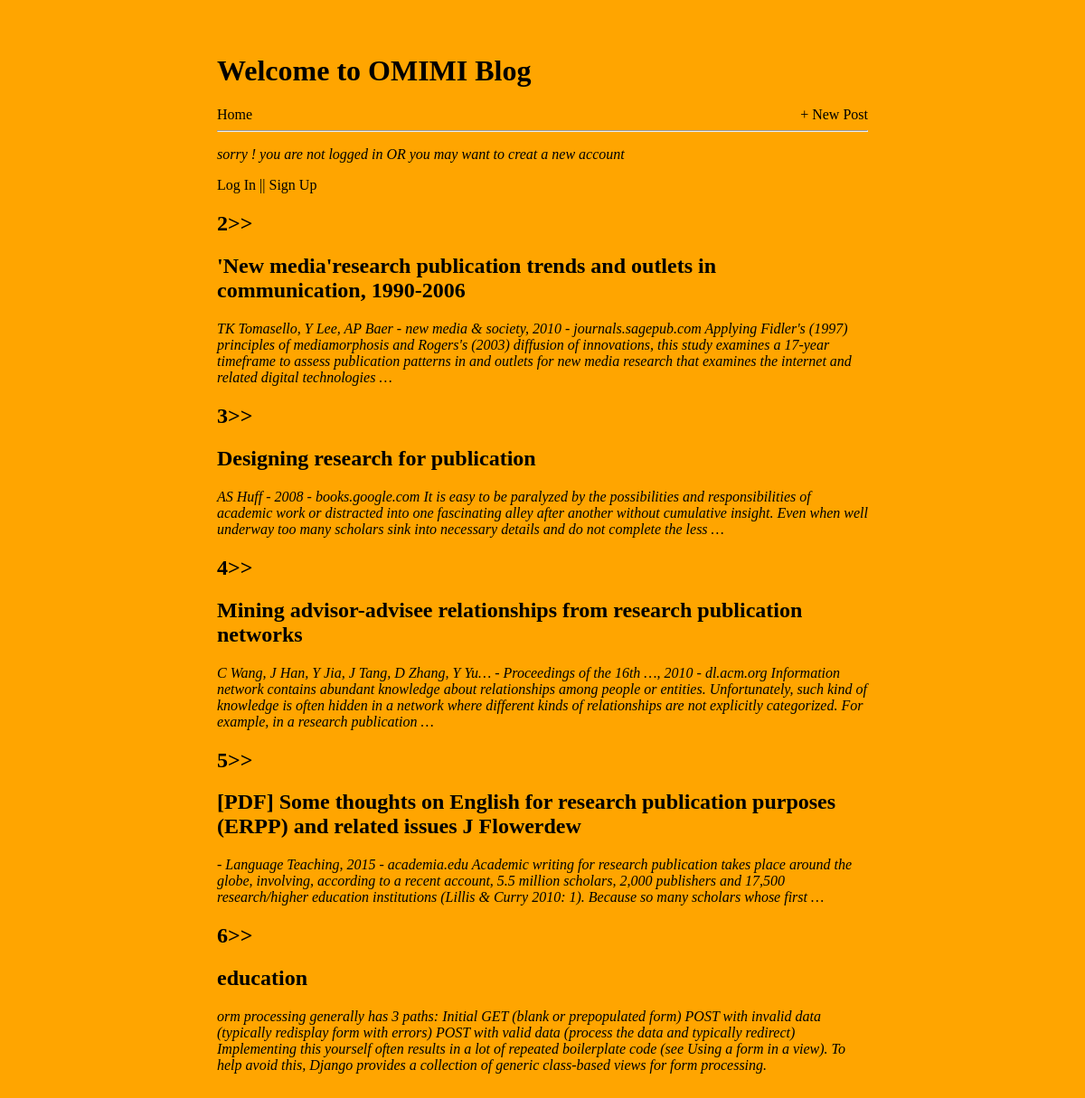
The app's page /, older data.
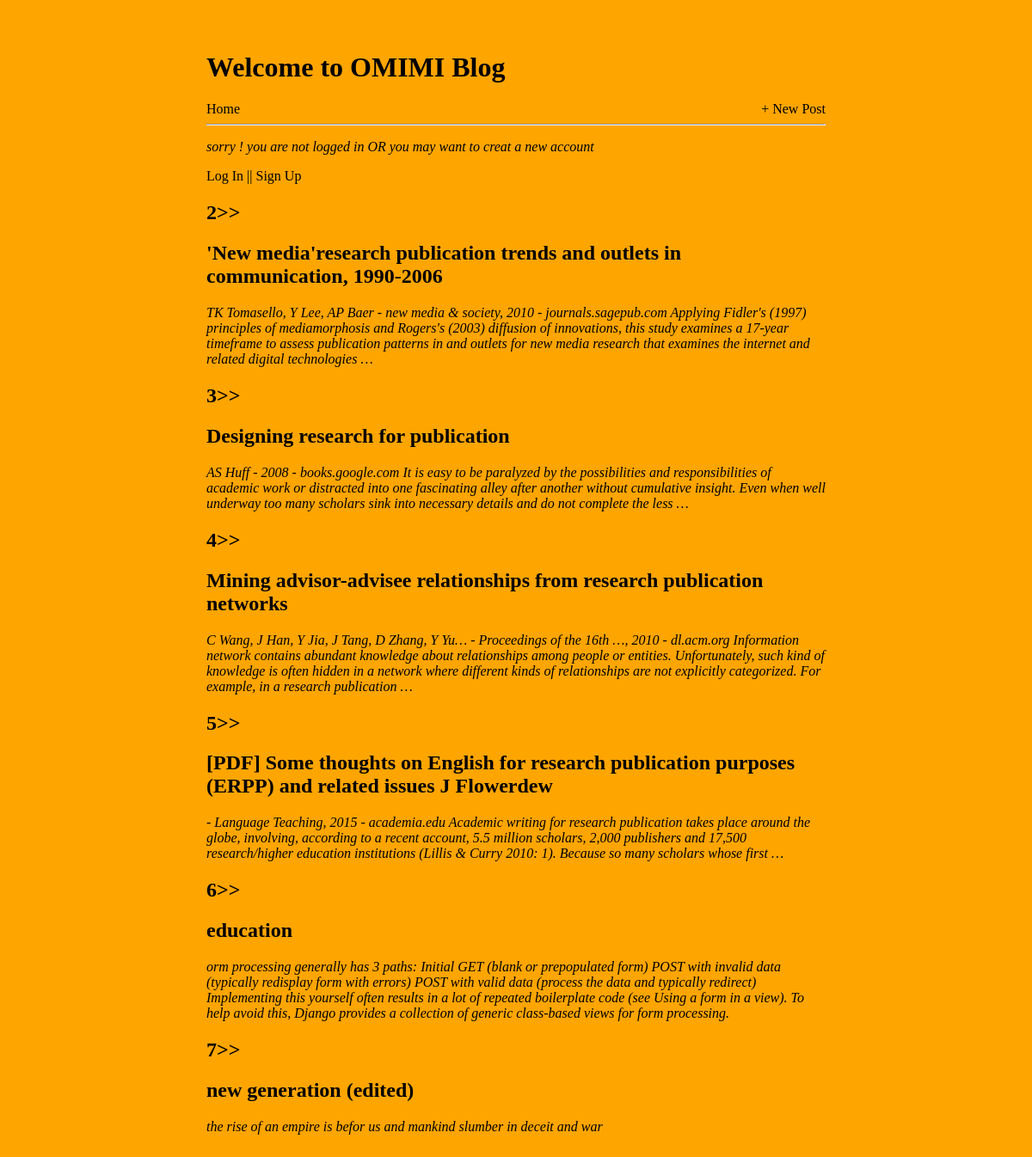
The same page, newer data.
### blog_app/models.py (models this page shows, shortened)
class Post(models.Model):
    title = models.CharField(max_length=200)
    author = models.ForeignKey('auth.User', on_delete=models.CASCADE)
    body = models.TextField()

### blog_app/views.py (the view)
# urls.py: path('', BlogAppView.as_view(), name='home'),
class BlogAppView(ListView):
    model = Post
    template_name = 'home.html'
    context_object_name = 'posts_in_blog'

### templates/home.html
{% extends 'base.html' %}
{% block content %}
    {% for post in posts_in_blog %}
        <div>
            <h2>{{ post.pk }}>></h2>
            <h2><a href="{% url 'post_details' post.pk %}">{{ post.title }}</a></h2>
            <p>{{ post.body }}</p>
        </div>
    {% endfor %}
{% endblock content %}

### templates/base.html (shortened to what this page needs)
{% load static %}
<!DOCTYPE html>
<html lang="en">
<head>
    <link rel="stylesheet" href="{%  static 'css/basic.css' %}">
</head>
<body>
<h1>Welcome to OMIMI Blog</h1>
<header class="nav-bar">
    <a  href="{% url 'home' %}"> Home</a>
    <a  href="{% url 'new_post' %}"> + New Post </a>
</header>
<hr>
{% if user.is_authenticated %}
    <p>Hi {{ user.username }} !</p>
    <p>status : online &checkmark; </p>
    <a href="{% url 'logout'  %}">Log Out</a>
{% else %}
    <p>sorry !  you are not logged in OR you may want to creat a new account  </p>
     <a href="{% url 'login'  %}">Log In </a> ||
    <a href="{% url 'sign_up'  %}">Sign Up </a>
{% endif %}
    <div>
    {% block content %}
    {% endblock content %}
    </div>
</body>
</html>

### static/css/basic.css (style rules this page uses)
body { background: orange; margin:5% 20%; text-decoration: none; }
a { text-decoration: none; color: black; }
p { font-style: italic; }
.nav-bar { display: flex; justify-items: center; justify-content: space-between; }

Row changes from the older to the newer data that the page shows:
added Post: pk "7", title "new generation (edited)", body "the rise of an empire is befor us and mankind slumber in deceit and war"
